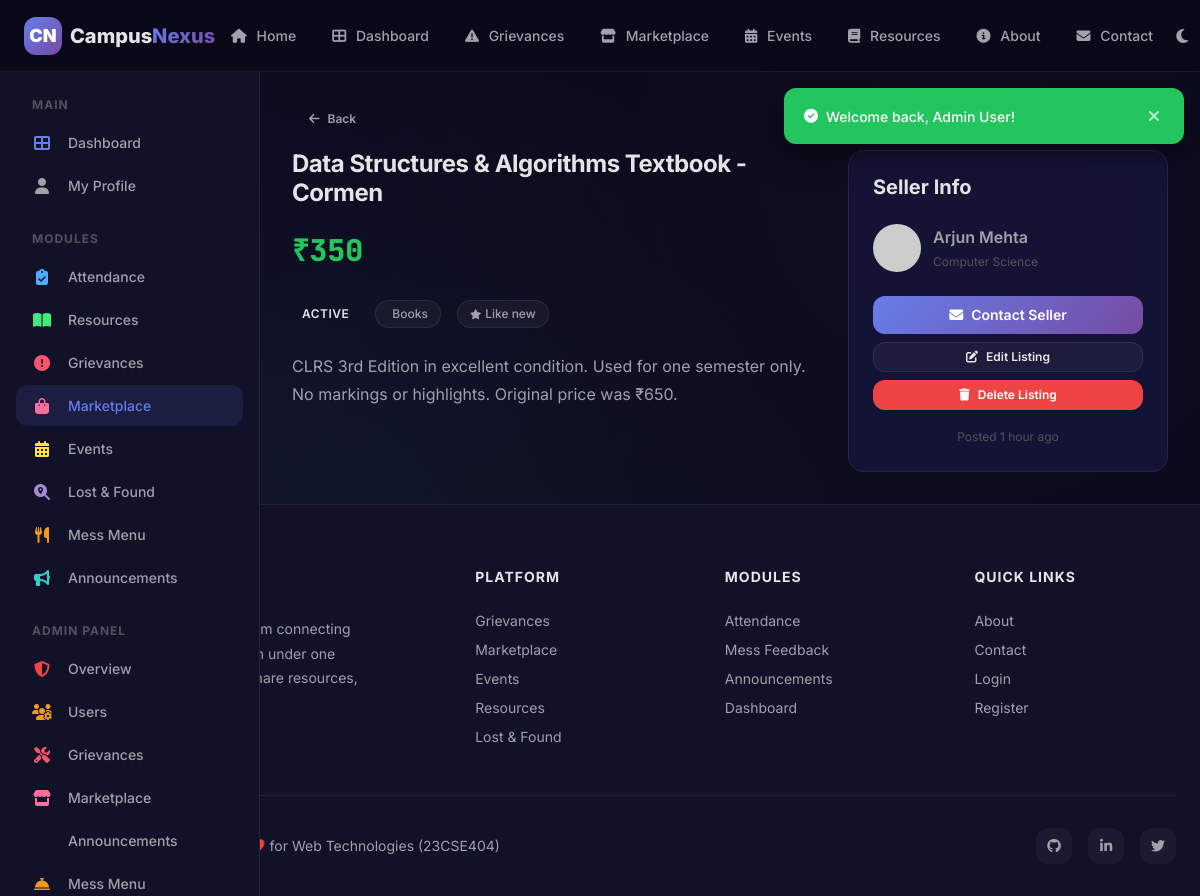
Screenshot of /modules/listing_detail.php?id=1 (signed in) with the database file from the repository.
### tables this page shows
CREATE TABLE marketplace_listings (
    id INT AUTO_INCREMENT PRIMARY KEY,
    seller_id INT NOT NULL,
    title VARCHAR(200) NOT NULL,
    description TEXT NOT NULL,
    price DECIMAL(10,2) NOT NULL,
    category ENUM('books', 'electronics', 'furniture', 'clothing', 'other') NOT NULL,
    condition_status ENUM('new', 'like_new', 'good', 'fair') NOT NULL DEFAULT 'good',
    image_path VARCHAR(255) DEFAULT NULL,
    status ENUM('active', 'sold', 'removed') NOT NULL DEFAULT 'active',
    is_approved TINYINT(1) NOT NULL DEFAULT 0,
    created_at DATETIME NOT NULL DEFAULT CURRENT_TIMESTAMP,
    FOREIGN KEY (seller_id) REFERENCES users(id) ON DELETE CASCADE,
    INDEX idx_category (category),
    INDEX idx_status (status)
);

CREATE TABLE users (
    id INT AUTO_INCREMENT PRIMARY KEY,
    name VARCHAR(100) NOT NULL,
    email VARCHAR(150) NOT NULL UNIQUE,
    password VARCHAR(255) NOT NULL,
    role ENUM('student', 'faculty', 'admin') NOT NULL DEFAULT 'student',
    department VARCHAR(100) DEFAULT 'General',
    avatar VARCHAR(255) DEFAULT NULL,
    bio TEXT DEFAULT NULL,
    is_active TINYINT(1) NOT NULL DEFAULT 1,
    remember_token VARCHAR(255) DEFAULT NULL,
    created_at DATETIME NOT NULL DEFAULT CURRENT_TIMESTAMP,
    last_login DATETIME DEFAULT NULL,
    INDEX idx_email (email),
    INDEX idx_role (role)
);

### includes/auth.php (called while the page is built, shortened)
<?php
function getCurrentUserId() {
    return $_SESSION['user_id'] ?? null;
}
function getCurrentUserRole() {
    return $_SESSION['user_role'] ?? null;
}
function isAdmin() {
    return getCurrentUserRole() === 'admin';
}
?>

### modules/listing_detail.php (the view, shortened to what this page needs)
<?php
require_once __DIR__ . '/../includes/header.php';
$db = getDB();
$id = intval($_GET['id'] ?? 0);
$stmt = $db->prepare("SELECT l.*, u.name as seller_name, u.email as seller_email, u.avatar, u.department FROM marketplace_listings l JOIN users u ON l.seller_id=u.id WHERE l.id=?");
$stmt->execute([$id]);
$listing = $stmt->fetch();
?>
<?php require_once __DIR__ . '/../includes/sidebar.php'; ?>
<div class="page-content with-sidebar">
    <a href="marketplace.php" class="btn btn-ghost btn-sm" style="margin-bottom:var(--space-md);"><i class="fas fa-arrow-left"></i> Back</a>
    <div style="display:grid;grid-template-columns:1fr 320px;gap:var(--space-xl);">
        <div>
            <h1 style="font-size:var(--text-2xl);margin-bottom:var(--space-md);"><?= htmlspecialchars($listing['title']) ?></h1>
            <p class="listing-price" style="font-size:var(--text-3xl);margin-bottom:var(--space-lg);"><?= number_format($listing['price']) ?></p>
            <div class="detail-meta" style="margin-bottom:var(--space-lg);">
                <?= getStatusBadge($listing['status']) ?>
                <span class="tag"><i class="fas fa-<?= getCategoryIcon($listing['category']) ?>"></i> <?= ucfirst($listing['category']) ?></span>
                <span class="tag"><i class="fas fa-star"></i> <?= ucfirst(str_replace('_',' ',$listing['condition_status'])) ?></span>
            </div>
            <div class="detail-content"><p><?= nl2br(htmlspecialchars($listing['description'])) ?></p></div>
        </div>
        <div>
            <div class="card detail-sidebar">
                <h4 style="margin-bottom:var(--space-lg);">Seller Info</h4>
                <div style="display:flex;align-items:center;gap:12px;margin-bottom:var(--space-lg);">
                    <img src="<?= getAvatarUrl($listing['avatar'], $listing['seller_name']) ?>" alt="" style="width:48px;height:48px;border-radius:50%;">
                    <div>
                        <p style="font-weight:600;"><?= htmlspecialchars($listing['seller_name']) ?></p>
                        <p style="font-size:var(--text-xs);color:var(--text-muted);"><?= htmlspecialchars($listing['department']) ?></p>
                    </div>
                </div>
                <a href="mailto:<?= htmlspecialchars($listing['seller_email']) ?>" class="btn btn-primary btn-block"><i class="fas fa-envelope"></i> Contact Seller</a>
                <?php if (getCurrentUserId() === $listing['seller_id'] || isAdmin()): ?>
                <a href="marketplace_edit.php?edit=<?= $id ?>" class="btn btn-secondary btn-block btn-sm" style="margin-top:var(--space-sm);"><i class="fas fa-edit"></i> Edit Listing</a>
                <form method="POST" action="../delete.php" style="margin-top:var(--space-sm);" onsubmit="return confirm('Delete this listing? This cannot be undone.');">
                    <button type="submit" class="btn btn-danger btn-block btn-sm"><i class="fas fa-trash"></i> Delete Listing</button>
                </form>
                <?php endif; ?>
                <p style="font-size:var(--text-xs);color:var(--text-muted);margin-top:var(--space-md);text-align:center;">Posted <?= timeAgo($listing['created_at']) ?></p>
            </div>
        </div>
    </div>
</div>
<?php require_once __DIR__ . '/../includes/footer.php'; ?>

### includes/functions.php (shortened to what this page needs)
<?php
function timeAgo($datetime) {
    $now = new DateTime();
    $ago = new DateTime($datetime);
    $diff = $now->diff($ago);
    if ($diff->h > 0) return $diff->h . ' hour' . ($diff->h > 1 ? 's' : '') . ' ago';
    return 'Just now';
}
function getAvatarUrl($avatar, $name = '') {
    $initial = strtoupper(substr($name ?: 'U', 0, 1));
    $colors = ['667EEA', '764BA2', '43E97B', 'F5576C', 'FA709A', '4FACFE', 'F7971E', '30CFD0'];
    $colorIndex = ord($initial) % count($colors);
    $color = $colors[$colorIndex];
    return "https://ui-avatars.com/api/?name=" . urlencode($name) . "&background={$color}&color=fff&size=128&bold=true";
}
function getStatusBadge($status) {
    $badges = [
        'open' => '<span class="badge badge-danger">Open</span>',
        'in_progress' => '<span class="badge badge-warning">In Progress</span>',
        'resolved' => '<span class="badge badge-success">Resolved</span>',
        'closed' => '<span class="badge badge-muted">Closed</span>',
        'active' => '<span class="badge badge-success">Active</span>',
        'sold' => '<span class="badge badge-muted">Sold</span>',
        'removed' => '<span class="badge badge-danger">Removed</span>',
        'claimed' => '<span class="badge badge-warning">Claimed</span>',
        'returned' => '<span class="badge badge-success">Returned</span>',
        'lost' => '<span class="badge badge-danger">Lost</span>',
        'found' => '<span class="badge badge-success">Found</span>',
    ];
    return $badges[$status] ?? '<span class="badge">' . ucfirst($status) . '</span>';
}
?>

### css/style.css (style rules this page uses)
:root { --primary: #667EEA; --primary-dark: #5A67D8; --primary-light: #7C8CF0; --primary-start: #667EEA; --primary-end: #764BA2; --clr-attendance: #4FACFE; --clr-resources: #43E97B; --clr-grievances: #F5576C; --clr-marketplace: #FA709A; --clr-events: #FEE140; --clr-lost-found: #A18CD1; --clr-mess: #F7971E; --clr-announcements: #30CFD0; --bg-primary: #0A0A1A; --bg-secondary: #111128; --bg-tertiary: #16163a; --bg-card: rgba(22, 22, 58, 0.85); --bg-card-solid: #16163a; --bg-glass: rgba(255, 255, 255, 0.04); --bg-glass-hover: rgba(255, 255, 255, 0.08); --bg-input: rgba(255, 255, 255, 0.06); --bg-input-focus: rgba(255, 255, 255, 0.1); --border-glass: rgba(255, 255, 255, 0.08); --border-glass-hover: rgba(255, 255, 255, 0.15); --border-input: rgba(255, 255, 255, 0.12); --border-input-focus: var(--primary); --text-primary: #E4E4E7; --text-secondary: #A1A1AA; --text-muted: #52525B; --text-inverse: #0A0A1A; --success: #22C55E; --success-bg: rgba(34, 197, 94, 0.12); --warning: #F59E0B; --warning-bg: rgba(245, 158, 11, 0.12); --danger: #EF4444; --danger-bg: rgba(239, 68, 68, 0.12); --info: #3B82F6; --info-bg: rgba(59, 130, 246, 0.12); --space-2xs: 2px; --space-xs: 4px; --space-sm: 8px; --space-md: 16px; --space-lg: 24px; --space-xl: 32px; --space-2xl: 48px; --space-3xl: 64px; --space-4xl: 96px; --radius-xs: 4px; --radius-sm: 8px; --radius-md: 12px; --radius-lg: 16px; --radius-xl: 24px; --radius-full: 9999px; --shadow-sm: 0 2px 8px rgba(0, 0, 0, 0.3); --shadow-md: 0 4px 16px rgba(0, 0, 0, 0.4); --shadow-lg: 0 8px 32px rgba(0, 0, 0, 0.5); --shadow-xl: 0 16px 48px rgba(0, 0, 0, 0.6); --shadow-glow: 0 0 20px rgba(102, 126, 234, 0.3); --shadow-glow-lg: 0 0 40px rgba(102, 126, 234, 0.4); --font-sans: 'Inter', -apple-system, BlinkMacSystemFont, 'Segoe UI', Roboto, sans-serif; --font-mono: 'JetBrains Mono', 'Fira Code', monospace; --text-xs: 0.75rem; --text-sm: 0.875rem; --text-base: 1rem; --text-lg: 1.125rem; --text-xl: 1.25rem; --text-2xl: 1.5rem; --text-3xl: 1.875rem; --text-4xl: 2.25rem; --text-5xl: 3rem; --text-6xl: 3.75rem; --leading-tight: 1.2; --leading-normal: 1.5; --leading-relaxed: 1.75; --transition-fast: 0.15s ease; --transition-base: 0.3s ease; --transition-slow: 0.5s ease; --transition-spring: 0.4s cubic-bezier(0.175, 0.885, 0.32, 1.275); --z-dropdown: 100; --z-sticky: 200; --z-fixed: 300; --z-overlay: 400; --z-modal: 500; --z-toast: 600; --navbar-height: 72px; --sidebar-width: 260px; --container-max: 1280px; --container-sm: 640px; --container-md: 768px; --container-lg: 1024px; }
*, *::before, *::after { margin: 0; padding: 0; box-sizing: border-box; }
html { scroll-behavior: smooth; font-size: 16px; -webkit-text-size-adjust: 100%; }
body { font-family: var(--font-sans); font-size: var(--text-base); line-height: var(--leading-normal); color: var(--text-primary); background-color: var(--bg-primary); min-height: 100vh; -webkit-font-smoothing: antialiased; -moz-osx-font-smoothing: grayscale; overflow-x: hidden; }
body::before { content: ''; position: fixed; top: 0; left: 0; width: 100%; height: 100%; background: radial-gradient(circle at 20% 50%, rgba(102, 126, 234, 0.08) 0%, transparent 50%), radial-gradient(circle at 80% 20%, rgba(118, 75, 162, 0.06) 0%, transparent 50%), radial-gradient(circle at 40% 80%, rgba(67, 233, 123, 0.04) 0%, transparent 50%); pointer-events: none; z-index: -1; }
a { color: var(--primary); text-decoration: none; transition: color var(--transition-fast); }
img { max-width: 100%; height: auto; display: block; }
button { cursor: pointer; font-family: inherit; font-size: inherit; border: none; outline: none; background: none; color: inherit; }
h1, h2, h3, h4, h5, h6 { font-weight: 700; line-height: var(--leading-tight); color: var(--text-primary); }
h1 { font-size: var(--text-5xl); letter-spacing: -0.02em; }
h4 { font-size: var(--text-xl); }
p { color: var(--text-secondary); line-height: var(--leading-relaxed); }

### css/layout.css (style rules this page uses)
.page-content { flex: 1; padding: var(--space-xl); min-width: 0; padding-top: calc(var(--navbar-height) + var(--space-xl)); }
.page-content.with-sidebar { margin-left: var(--sidebar-width); }

### rows the page displays
marketplace_listings: title "Data Structures & Algorithms Textbook - Cormen", price "350", status "ACTIVE", category "Books", condition_status "Like new", description "CLRS 3rd Edition in excellent condition. Used for one semester only. No markings or highlights. Original price was ₹650.", seller.name "Arjun Mehta", seller.department "Computer Science", created_at "1 hour ago"

### other values shown
$message "Welcome back, Admin User!"
